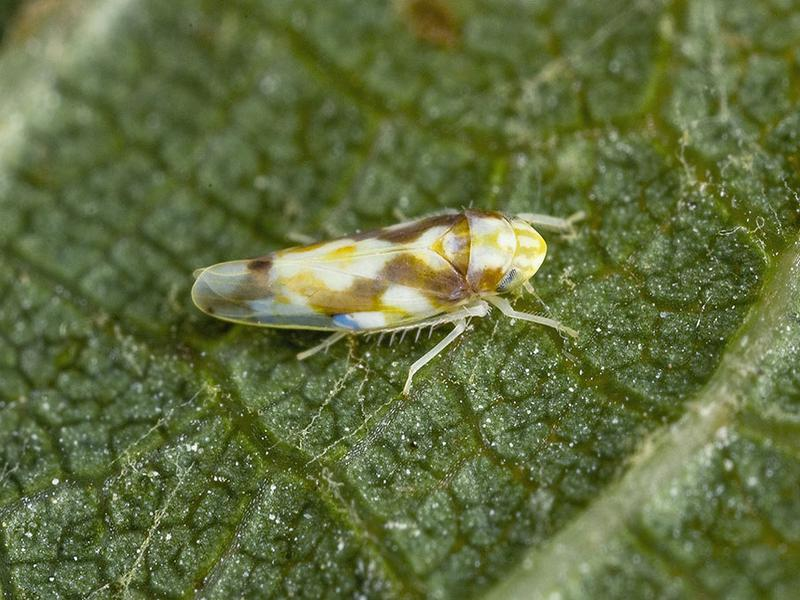
#> input picture models/research/object_detection/test_images/103.jpg, 800 x 600 px, given in place of test_images101.jpg, which was not available
$ python transfer_image_resolution.py --directory test_images --size 100 100   (older library calls are emulated)
#> lines starting #> are read from the running program, lines starting #| are printed output that depends on the picture
from PIL import Image
import os
import argparse

def rescale_images(directory, size):
#> called with directory = 'test_images'
	for img in os.listdir(directory):
		try :
        		im = Image.open(directory+img)
#> im is the input picture: PIL image 800x600 RGB; mean R, G, B 97.6, 110, 63.1
        		im_resized = im.resize(size, Image.ANTIALIAS)
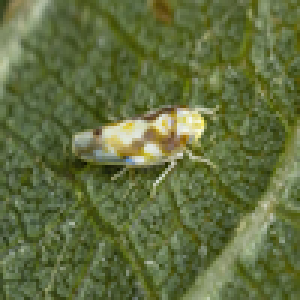
#> im_resized: PIL image 100x100 RGB (shown 3 times larger); mean R, G, B 97.6, 110, 63.1
        		im_resized.save(directory+img)
		except Exception as e :
			pass
#> pass 2 of the loop in rescale_images, `for img in os.listdir(directory):`:
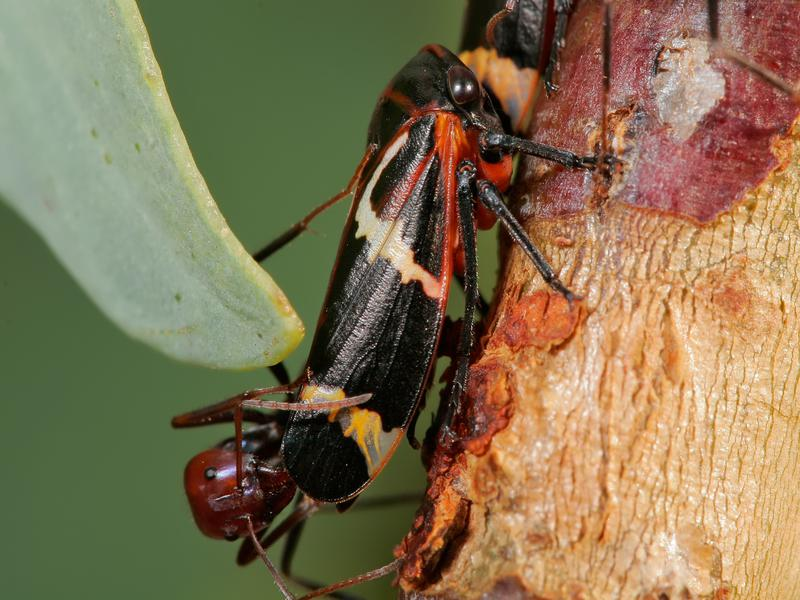
#> input picture models/research/object_detection/test_images/104.jpg, 800 x 600 px, given in place of test_images102.jpg, which was not available
#> in rescale_images, im is the input picture: PIL image 800x600 RGB; mean R, G, B 131.1, 114.6, 82.2
#> in rescale_images, `im_resized = im.resize(size, Image.ANTIALIAS)`:
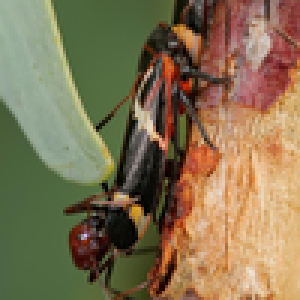
#> im_resized: PIL image 100x100 RGB (shown 3 times larger); mean R, G, B 131.1, 114.6, 82.3

if __name__ == '__main__':
    parser = argparse.ArgumentParser(description="Rescale images")
    parser.add_argument('-d', '--directory', type=str, required=True, help='Directory containing the images')
    parser.add_argument('-s', '--size', type=int, nargs=2, required=True, metavar=('width', 'height'), help='Image size')
    args = parser.parse_args()
    rescale_images(args.directory, args.size)
